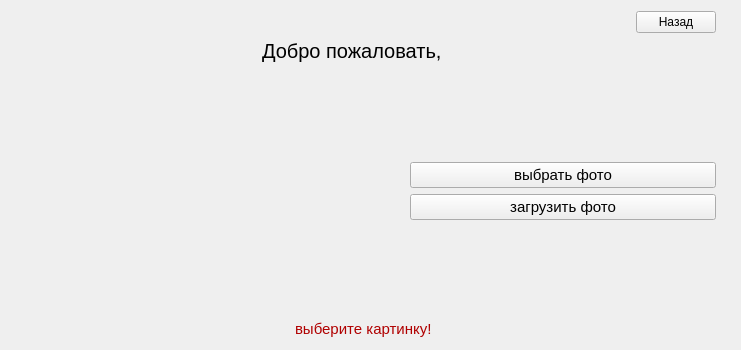
<?xml version="1.0" encoding="UTF-8"?>
<ui version="4.0">
 <class>final_window</class>
 <widget class="QWidget" name="final_window">
  <property name="geometry">
   <rect>
    <x>0</x>
    <y>0</y>
    <width>741</width>
    <height>350</height>
   </rect>
  </property>
  <property name="windowTitle">
   <string>Form</string>
  </property>
  <layout class="QVBoxLayout" name="verticalLayout">
   <item>
    <layout class="QHBoxLayout" name="horizontalLayout" stretch="50,1">
     <item>
      <layout class="QVBoxLayout" name="verticalLayout_3" stretch="0,2,1,30,1,1">
       <item>
        <layout class="QHBoxLayout" name="horizontalLayout_9">
         <item>
          <spacer name="horizontalSpacer_7">
           <property name="orientation">
            <enum>Qt::Orientation::Horizontal</enum>
           </property>
           <property name="sizeHint" stdset="0">
            <size>
             <width>40</width>
             <height>20</height>
            </size>
           </property>
          </spacer>
         </item>
         <item>
          <widget class="QPushButton" name="back_to_mainwindow">
           <property name="text">
            <string>Назад</string>
           </property>
          </widget>
         </item>
        </layout>
       </item>
       <item>
        <layout class="QHBoxLayout" name="horizontalLayout_2">
         <item>
          <spacer name="horizontalSpacer">
           <property name="orientation">
            <enum>Qt::Orientation::Horizontal</enum>
           </property>
           <property name="sizeHint" stdset="0">
            <size>
             <width>40</width>
             <height>20</height>
            </size>
           </property>
          </spacer>
         </item>
         <item>
          <widget class="QLabel" name="hello_label">
           <property name="font">
            <font>
             <pointsize>15</pointsize>
            </font>
           </property>
           <property name="text">
            <string>Добро пожаловать, </string>
           </property>
          </widget>
         </item>
         <item>
          <widget class="QLabel" name="user_label">
           <property name="font">
            <font>
             <pointsize>15</pointsize>
            </font>
           </property>
           <property name="text">
            <string/>
           </property>
          </widget>
         </item>
         <item>
          <spacer name="horizontalSpacer_2">
           <property name="orientation">
            <enum>Qt::Orientation::Horizontal</enum>
           </property>
           <property name="sizeHint" stdset="0">
            <size>
             <width>40</width>
             <height>20</height>
            </size>
           </property>
          </spacer>
         </item>
        </layout>
       </item>
       <item>
        <spacer name="verticalSpacer_6">
         <property name="orientation">
          <enum>Qt::Orientation::Vertical</enum>
         </property>
         <property name="sizeHint" stdset="0">
          <size>
           <width>20</width>
           <height>40</height>
          </size>
         </property>
        </spacer>
       </item>
       <item>
        <layout class="QHBoxLayout" name="horizontalLayout_6" stretch="1,5,3,7">
         <item>
          <spacer name="horizontalSpacer_5">
           <property name="orientation">
            <enum>Qt::Orientation::Horizontal</enum>
           </property>
           <property name="sizeHint" stdset="0">
            <size>
             <width>40</width>
             <height>20</height>
            </size>
           </property>
          </spacer>
         </item>
         <item>
          <widget class="QLabel" name="avatar">
           <property name="sizePolicy">
            <sizepolicy hsizetype="Preferred" vsizetype="Preferred">
             <horstretch>0</horstretch>
             <verstretch>0</verstretch>
            </sizepolicy>
           </property>
           <property name="text">
            <string/>
           </property>
           <property name="scaledContents">
            <bool>true</bool>
           </property>
          </widget>
         </item>
         <item>
          <spacer name="horizontalSpacer_6">
           <property name="orientation">
            <enum>Qt::Orientation::Horizontal</enum>
           </property>
           <property name="sizeHint" stdset="0">
            <size>
             <width>40</width>
             <height>20</height>
            </size>
           </property>
          </spacer>
         </item>
         <item>
          <layout class="QVBoxLayout" name="verticalLayout_2">
           <item>
            <spacer name="verticalSpacer_2">
             <property name="orientation">
              <enum>Qt::Orientation::Vertical</enum>
             </property>
             <property name="sizeHint" stdset="0">
              <size>
               <width>20</width>
               <height>40</height>
              </size>
             </property>
            </spacer>
           </item>
           <item>
            <widget class="QPushButton" name="choose_btn">
             <property name="font">
              <font>
               <pointsize>11</pointsize>
              </font>
             </property>
             <property name="text">
              <string>выбрать фото</string>
             </property>
            </widget>
           </item>
           <item>
            <widget class="QPushButton" name="upload_btn">
             <property name="font">
              <font>
               <pointsize>11</pointsize>
              </font>
             </property>
             <property name="text">
              <string>загрузить фото</string>
             </property>
            </widget>
           </item>
           <item>
            <spacer name="verticalSpacer_3">
             <property name="orientation">
              <enum>Qt::Orientation::Vertical</enum>
             </property>
             <property name="sizeHint" stdset="0">
              <size>
               <width>20</width>
               <height>40</height>
              </size>
             </property>
            </spacer>
           </item>
          </layout>
         </item>
        </layout>
       </item>
       <item>
        <spacer name="verticalSpacer_4">
         <property name="orientation">
          <enum>Qt::Orientation::Vertical</enum>
         </property>
         <property name="sizeHint" stdset="0">
          <size>
           <width>20</width>
           <height>40</height>
          </size>
         </property>
        </spacer>
       </item>
       <item>
        <layout class="QHBoxLayout" name="horizontalLayout_3">
         <item>
          <spacer name="horizontalSpacer_3">
           <property name="orientation">
            <enum>Qt::Orientation::Horizontal</enum>
           </property>
           <property name="sizeHint" stdset="0">
            <size>
             <width>40</width>
             <height>20</height>
            </size>
           </property>
          </spacer>
         </item>
         <item>
          <widget class="QLabel" name="error_label">
           <property name="enabled">
            <bool>true</bool>
           </property>
           <property name="font">
            <font>
             <pointsize>11</pointsize>
            </font>
           </property>
           <property name="styleSheet">
            <string notr="true">QLabel {
    color: #B00000;
}</string>
           </property>
           <property name="text">
            <string>выберите картинку!</string>
           </property>
          </widget>
         </item>
         <item>
          <spacer name="horizontalSpacer_4">
           <property name="orientation">
            <enum>Qt::Orientation::Horizontal</enum>
           </property>
           <property name="sizeHint" stdset="0">
            <size>
             <width>40</width>
             <height>20</height>
            </size>
           </property>
          </spacer>
         </item>
        </layout>
       </item>
      </layout>
     </item>
     <item>
      <spacer name="horizontalSpacer_8">
       <property name="orientation">
        <enum>Qt::Orientation::Horizontal</enum>
       </property>
       <property name="sizeHint" stdset="0">
        <size>
         <width>40</width>
         <height>20</height>
        </size>
       </property>
      </spacer>
     </item>
    </layout>
   </item>
  </layout>
 </widget>
 <resources/>
 <connections/>
</ui>
